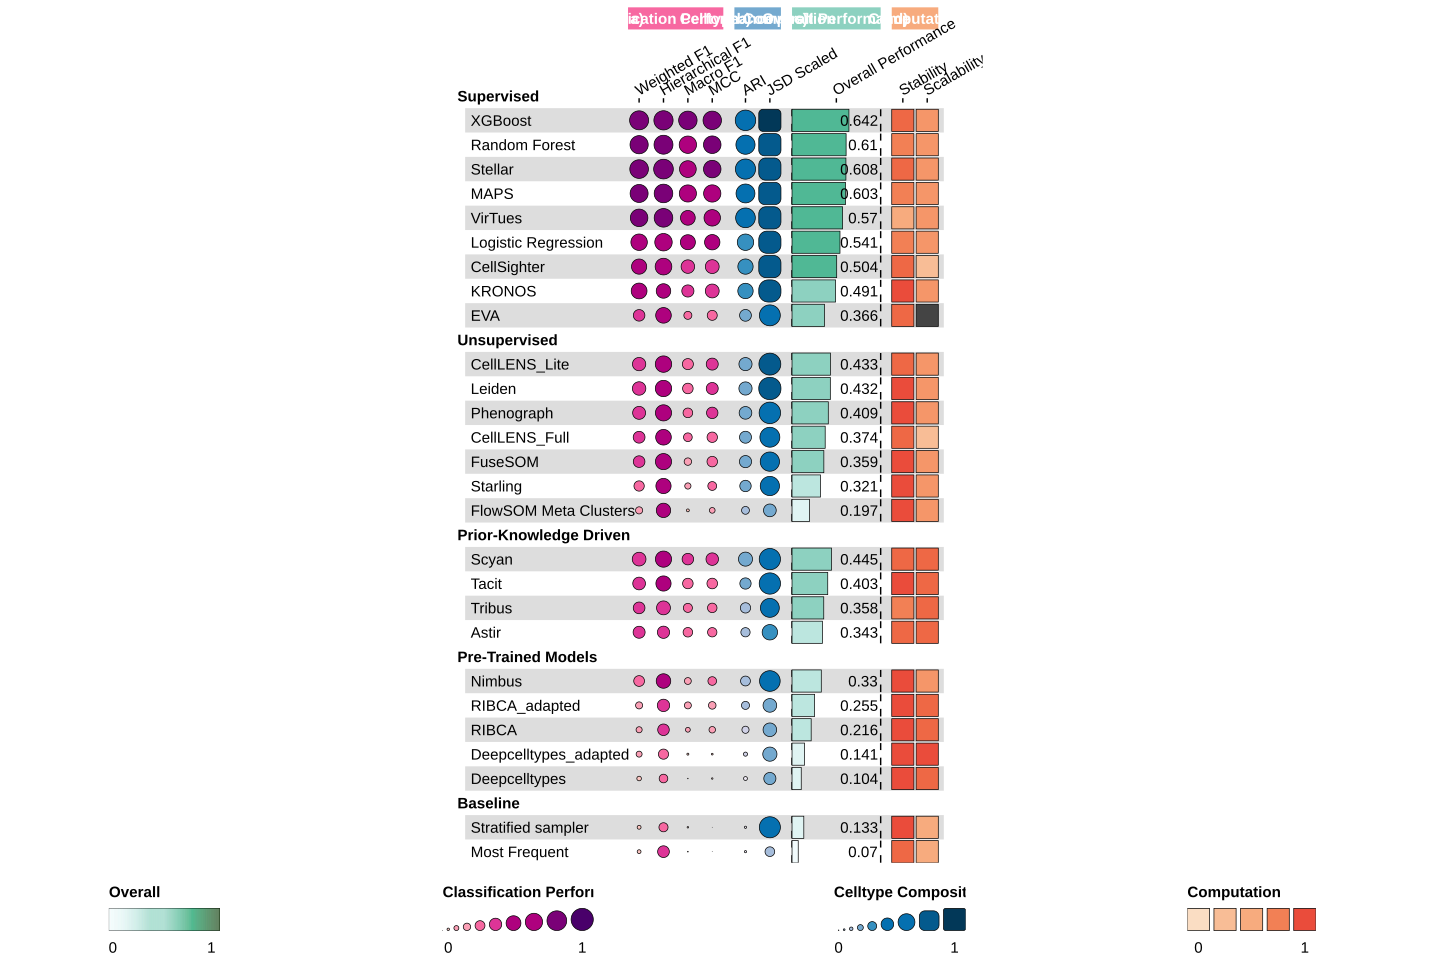

This chart was generated by the following R code:
#install.packages("funkyheatmap")
library(funkyheatmap)
library(dplyr, warn.conflicts = FALSE)
library(tibble, warn.conflicts = FALSE)
library(readr)
library(RColorBrewer)
library(ggplot2)
library(colorspace)
setwd(dirname(normalizePath(sys.frame(1)$ofile)))
path <- "/Users/lukashat/sds_mount/sds/sd22c003/phenotyping_benchmark/final_results/final_results_averaged.csv"
results <- read_delim(path, delim = ",", escape_double = FALSE, trim_ws = TRUE)
#old <- read_csv("Documents/uni/PhD/pheno_benchmark/results/results_lvl3.csv")
results <- results[ , c("method", "Weighted F1","Hierarchical F1", "Macro F1",  "MCC", "ARI", "JSD Scaled", "Overall Performance" ,"Stability", "Scalability")]
results$`Overall Performance` <- round(results$`Overall Performance`, 3)
colnames(results)[colnames(results) == "method"] <- "id"


rcinfo <- tibble(
  id = colnames(results),
  group = c(NA, rep("Classification Performance", 4), rep("Celltype Composition", 2), "Overall Performance", rep("Computation", 2)),
  options = lapply(seq(10), function(x) lst()),
  name = c("", "Weighted F1", "Hierarchical F1", "Macro F1", "MCC", "ARI", "JSD Scaled", "Overall Performance", "Stability", "Scalability"),
  palette = c(NA, rep("CP_palette", 4), rep("Composition_palette", 2), "overall_palette",  rep("Computation_palette", 2)), 
  geom = c("text", "circle","circle", "circle", "circle", "funkyrect", "funkyrect", "bar", "rect", "rect"),
  width = c(7, 1, 1, 1, 1,1,1,4,1,1),
  hjust = c(0,NA,NA,NA,NA,NA,NA,NA,NA,NA)
)

rcinfo <- rcinfo %>%
  add_row(id = "Overall Performance", group = "Overall Performance", name = "", geom = "text", options = lst(lst(overlay = TRUE)), palette = NA, .before = 9, width = 1, hjust = 0.95)

palettes <- list(overall_palette = rev(sequential_hcl(8, "BuGn")), Composition_palette = brewer.pal(9, "PuBu")[-1], CP_palette = brewer.pal(9, "RdPu")[-1], Computation_palette = rev(sequential_hcl(8, "Peach")))
palettes$funky_palette_grey <- RColorBrewer::brewer.pal(9, "Greys")[-1]

column_groups <- tibble(
  Category = c("Overall Performance", "Classification Performance", "Celltype Composition", "Computation"),
  group = c("Overall Performance", "Classification Performance", "Celltype Composition", "Computation"),
  palette = c("overall_palette", "CP_palette", "Composition_palette", "Computation_palette")
)

#rcinfo$id_size <- c(NA,"weighted_score",NA,"f1_weighted_mean","hierarchical_f1_mean", "macro_f1_mean","g_mean_mean","r2_mean","ari_mean","jsd_scaled_mean","stability","scalability")

legends <- list(
  list(
    palette = "overall_palette",
    geom = "bar",
    title = "Overall",
    labels = c(0, rep("", 7), 1)
  ),
  list(
    palette = "CP_palette",
    geom = "circle",
    title = "Classification Performance",
    labels = c("",0, rep("", 7), 1)
  ),
  list(
    palette = "Composition_palette",
    geom = "funkyrect",
    title = "Celltype Composition",
    labels = c("",0, rep("", 7), 1) ,
    enabled = TRUE
  ),
  list(
    palette = "Computation_palette",
    geom = "rect",
    title = "Computation",
    size = c(rep(1,5)),
    labels = c(0, rep("", 3), 1),
    enabled = TRUE
    
  ),
  list(
    palette = "funky_palette_grey",
    geom = "funkyrect",
    title = "Overall",
    enabled = FALSE,
    labels = c("0", "", "0.2", "", "0.4", "", "0.6", "", "0.8", "", "1")
  )
)

method_groups <- c(
  "XGBoost"               = "Supervised",
  "Random Forest"         = "Supervised",
  "MAPS"                  = "Supervised",
  "Logistic Regression"   = "Supervised",
  "CellSighter"           = "Supervised",
  "Scyan"                 = "Prior-Knowledge Driven",
  "CellLENS_Lite"         = "Unsupervised",
  "Leiden"                = "Unsupervised",
  "Phenograph"            = "Unsupervised",
  "Tacit"                 = "Prior-Knowledge Driven",
  "CellLENS_Full"         = "Unsupervised",
  "FuseSOM"               = "Unsupervised",
  "Tribus"                = "Prior-Knowledge Driven",
  "Astir"                 = "Prior-Knowledge Driven",
  "Nimbus"                = "Pre-Trained Models",
  "Starling"              = "Unsupervised",
  "RIBCA_adapted"         = "Pre-Trained Models",
  "RIBCA"                 = "Pre-Trained Models",
  "FlowSOM Meta Clusters" = "Unsupervised",
  "Deepcelltypes_adapted" = "Pre-Trained Models",
  "Stratified sampler"    = "Baseline",
  "Deepcelltypes"         = "Pre-Trained Models",
  "Most Frequent"         = "Baseline",
  "Stellar"               = "Supervised",
  "VirTues"               = "Supervised",
  "KRONOS"                = "Supervised",
  "EVA"                   = "Supervised"
)

group_levels <- c(
  "Supervised", "Unsupervised", "Prior-Knowledge Driven",
  "Pre-Trained Models", "Baseline"
)

row_info <- tibble(
  id    = results$id,
  group = factor(method_groups[results$id], levels = group_levels)
)
results <- results[order(row_info$group), ]
row_info <- row_info[order(row_info$group), ]
row_groups <- tibble(level1 = group_levels, group = group_levels)


p = funky_heatmap(results, 
              column_info = rcinfo, 
              column_groups = column_groups, 
              palettes = palettes, 
              legends = legends, 
              scale_column = FALSE, 
              row_info = row_info,
              row_groups = row_groups)
ggsave(
  filename = "/Users/lukashat/Documents/PhD_Schapiro/Projects/phenotype_benchmark/github/pheno_benchmark_small/src/plotting/funky_heatmap.svg",
  plot = p,
  width = 15,       # width in inches
  height = 10,      # height in inches
  dpi = 300,        # resolution in dots per inch     # specify a background color
)
